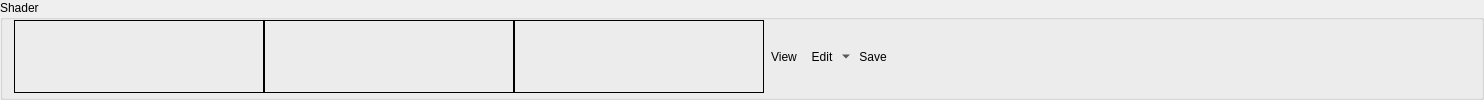
        <widget class="QGroupBox" name="tesShaderGroup">
         <property name="sizePolicy">
          <sizepolicy hsizetype="Preferred" vsizetype="Minimum">
           <horstretch>0</horstretch>
           <verstretch>0</verstretch>
          </sizepolicy>
         </property>
         <property name="title">
          <string>Shader</string>
         </property>
         <layout class="QHBoxLayout" name="horizontalLayout_10">
          <property name="spacing">
           <number>0</number>
          </property>
          <property name="topMargin">
           <number>0</number>
          </property>
          <property name="bottomMargin">
           <number>4</number>
          </property>
          <item>
           <widget class="RDLabel" name="tesPipeline">
            <property name="sizePolicy">
             <sizepolicy hsizetype="Minimum" vsizetype="MinimumExpanding">
              <horstretch>0</horstretch>
              <verstretch>0</verstretch>
             </sizepolicy>
            </property>
            <property name="minimumSize">
             <size>
              <width>250</width>
              <height>0</height>
             </size>
            </property>
            <property name="cursor">
             <cursorShape>PointingHandCursor</cursorShape>
            </property>
            <property name="frameShape">
             <enum>QFrame::Box</enum>
            </property>
            <property name="text">
             <string/>
            </property>
           </widget>
          </item>
          <item>
           <widget class="RDLabel" name="tesProgram">
            <property name="sizePolicy">
             <sizepolicy hsizetype="Minimum" vsizetype="MinimumExpanding">
              <horstretch>0</horstretch>
              <verstretch>0</verstretch>
             </sizepolicy>
            </property>
            <property name="minimumSize">
             <size>
              <width>250</width>
              <height>0</height>
             </size>
            </property>
            <property name="cursor">
             <cursorShape>PointingHandCursor</cursorShape>
            </property>
            <property name="frameShape">
             <enum>QFrame::Box</enum>
            </property>
            <property name="text">
             <string/>
            </property>
           </widget>
          </item>
          <item>
           <widget class="RDLabel" name="tesShader">
            <property name="sizePolicy">
             <sizepolicy hsizetype="Minimum" vsizetype="MinimumExpanding">
              <horstretch>0</horstretch>
              <verstretch>0</verstretch>
             </sizepolicy>
            </property>
            <property name="minimumSize">
             <size>
              <width>250</width>
              <height>0</height>
             </size>
            </property>
            <property name="cursor">
             <cursorShape>PointingHandCursor</cursorShape>
            </property>
            <property name="frameShape">
             <enum>QFrame::Box</enum>
            </property>
            <property name="text">
             <string/>
            </property>
           </widget>
          </item>
          <item>
           <widget class="QToolButton" name="tesShaderViewButton">
            <property name="cursor">
             <cursorShape>PointingHandCursor</cursorShape>
            </property>
            <property name="toolTip">
             <string>Open Shader Source</string>
            </property>
            <property name="text">
             <string>View</string>
            </property>
            <property name="icon">
             <iconset resource="../../Resources/resources.qrc">
              <normaloff>:/action.png</normaloff>:/action.png</iconset>
            </property>
            <property name="toolButtonStyle">
             <enum>Qt::ToolButtonTextBesideIcon</enum>
            </property>
            <property name="autoRaise">
             <bool>true</bool>
            </property>
           </widget>
          </item>
          <item>
           <widget class="QToolButton" name="tesShaderEditButton">
            <property name="toolTip">
             <string>Edit Shader</string>
            </property>
            <property name="text">
             <string>Edit</string>
            </property>
            <property name="icon">
             <iconset resource="../../Resources/resources.qrc">
              <normaloff>:/page_white_edit.png</normaloff>:/page_white_edit.png</iconset>
            </property>
            <property name="popupMode">
             <enum>QToolButton::MenuButtonPopup</enum>
            </property>
            <property name="toolButtonStyle">
             <enum>Qt::ToolButtonTextBesideIcon</enum>
            </property>
            <property name="autoRaise">
             <bool>true</bool>
            </property>
           </widget>
          </item>
          <item>
           <widget class="QToolButton" name="tesShaderSaveButton">
            <property name="toolTip">
             <string>Save Shader GLSL</string>
            </property>
            <property name="text">
             <string>Save</string>
            </property>
            <property name="icon">
             <iconset resource="../../Resources/resources.qrc">
              <normaloff>:/save.png</normaloff>:/save.png</iconset>
            </property>
            <property name="toolButtonStyle">
             <enum>Qt::ToolButtonTextBesideIcon</enum>
            </property>
            <property name="autoRaise">
             <bool>true</bool>
            </property>
           </widget>
          </item>
          <item>
           <spacer name="tesShaderSpacer">
            <property name="orientation">
             <enum>Qt::Horizontal</enum>
            </property>
            <property name="sizeHint" stdset="0">
             <size>
              <width>576</width>
              <height>20</height>
             </size>
            </property>
           </spacer>
          </item>
         </layout>
        </widget>
